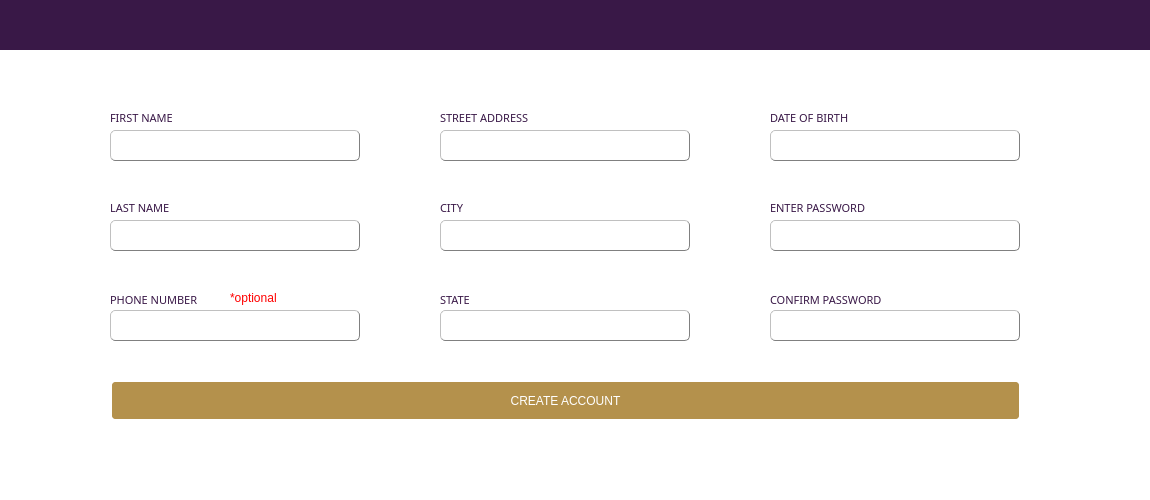
<?xml version="1.0" encoding="UTF-8"?>
<ui version="4.0">
 <class>Form</class>
 <widget class="QWidget" name="Form">
  <property name="geometry">
   <rect>
    <x>0</x>
    <y>0</y>
    <width>1150</width>
    <height>500</height>
   </rect>
  </property>
  <property name="minimumSize">
   <size>
    <width>1150</width>
    <height>500</height>
   </size>
  </property>
  <property name="maximumSize">
   <size>
    <width>1150</width>
    <height>500</height>
   </size>
  </property>
  <property name="windowTitle">
   <string>New Account</string>
  </property>
  <property name="styleSheet">
   <string notr="true">background-color: white</string>
  </property>
  <widget class="QLabel" name="label">
   <property name="geometry">
    <rect>
     <x>0</x>
     <y>0</y>
     <width>1150</width>
     <height>50</height>
    </rect>
   </property>
   <property name="styleSheet">
    <string notr="true">background-color: rgb(57, 24, 71)</string>
   </property>
   <property name="text">
    <string/>
   </property>
  </widget>
  <widget class="QLabel" name="label_5">
   <property name="geometry">
    <rect>
     <x>110</x>
     <y>290</y>
     <width>191</width>
     <height>20</height>
    </rect>
   </property>
   <property name="font">
    <font>
     <family>Montserrat SemiBold</family>
     <pointsize>8</pointsize>
     <weight>7</weight>
     <italic>false</italic>
     <bold>false</bold>
     <kerning>true</kerning>
    </font>
   </property>
   <property name="styleSheet">
    <string notr="true">color: rgb(57, 24, 71);
font: 63 8pt &quot;Montserrat SemiBold&quot;;
</string>
   </property>
   <property name="text">
    <string>PHONE NUMBER</string>
   </property>
  </widget>
  <widget class="QLineEdit" name="pw2">
   <property name="geometry">
    <rect>
     <x>770</x>
     <y>310</y>
     <width>250</width>
     <height>31</height>
    </rect>
   </property>
   <property name="styleSheet">
    <string notr="true">background-color: rgb(255, 255, 255);
border-style: outset;
border-color: grey;
border-width: 1px;
border-radius: 5px;</string>
   </property>
   <property name="text">
    <string/>
   </property>
  </widget>
  <widget class="QLabel" name="label_3">
   <property name="geometry">
    <rect>
     <x>110</x>
     <y>200</y>
     <width>191</width>
     <height>16</height>
    </rect>
   </property>
   <property name="font">
    <font>
     <family>Montserrat SemiBold</family>
     <pointsize>8</pointsize>
     <weight>7</weight>
     <italic>false</italic>
     <bold>false</bold>
     <kerning>true</kerning>
    </font>
   </property>
   <property name="styleSheet">
    <string notr="true">color: rgb(57, 24, 71);
font: 63 8pt &quot;Montserrat SemiBold&quot;;
</string>
   </property>
   <property name="text">
    <string>LAST NAME</string>
   </property>
  </widget>
  <widget class="QLabel" name="label_12">
   <property name="geometry">
    <rect>
     <x>770</x>
     <y>110</y>
     <width>191</width>
     <height>16</height>
    </rect>
   </property>
   <property name="font">
    <font>
     <family>Montserrat SemiBold</family>
     <pointsize>8</pointsize>
     <weight>7</weight>
     <italic>false</italic>
     <bold>false</bold>
     <kerning>true</kerning>
    </font>
   </property>
   <property name="styleSheet">
    <string notr="true">color: rgb(57, 24, 71);
font: 63 8pt &quot;Montserrat SemiBold&quot;;
</string>
   </property>
   <property name="text">
    <string>DATE OF BIRTH</string>
   </property>
  </widget>
  <widget class="QLineEdit" name="dob">
   <property name="geometry">
    <rect>
     <x>770</x>
     <y>130</y>
     <width>250</width>
     <height>31</height>
    </rect>
   </property>
   <property name="styleSheet">
    <string notr="true">background-color: rgb(255, 255, 255);
border-style: outset;
border-color: grey;
border-width: 1px;
border-radius: 5px;</string>
   </property>
  </widget>
  <widget class="QLineEdit" name="pw1">
   <property name="geometry">
    <rect>
     <x>770</x>
     <y>220</y>
     <width>250</width>
     <height>31</height>
    </rect>
   </property>
   <property name="styleSheet">
    <string notr="true">background-color: rgb(255, 255, 255);
border-style: outset;
border-color: grey;
border-width: 1px;
border-radius: 5px;</string>
   </property>
   <property name="text">
    <string/>
   </property>
  </widget>
  <widget class="QLabel" name="label_2">
   <property name="geometry">
    <rect>
     <x>110</x>
     <y>110</y>
     <width>191</width>
     <height>16</height>
    </rect>
   </property>
   <property name="font">
    <font>
     <family>Montserrat SemiBold</family>
     <pointsize>8</pointsize>
     <weight>7</weight>
     <italic>false</italic>
     <bold>false</bold>
     <kerning>true</kerning>
    </font>
   </property>
   <property name="styleSheet">
    <string notr="true">color: rgb(57, 24, 71);
font: 63 8pt &quot;Montserrat SemiBold&quot;;
</string>
   </property>
   <property name="text">
    <string>FIRST NAME</string>
   </property>
  </widget>
  <widget class="QLineEdit" name="phone">
   <property name="geometry">
    <rect>
     <x>110</x>
     <y>310</y>
     <width>250</width>
     <height>31</height>
    </rect>
   </property>
   <property name="styleSheet">
    <string notr="true">background-color: rgb(255, 255, 255);
border-style: outset;
border-color: grey;
border-width: 1px;
border-radius: 5px;</string>
   </property>
   <property name="inputMask">
    <string comment="9999999999"/>
   </property>
   <property name="text">
    <string/>
   </property>
  </widget>
  <widget class="QLabel" name="label_14">
   <property name="geometry">
    <rect>
     <x>230</x>
     <y>290</y>
     <width>55</width>
     <height>16</height>
    </rect>
   </property>
   <property name="styleSheet">
    <string notr="true">color: red;
font: 63 6pt &quot;Montserrat Italic&quot;;</string>
   </property>
   <property name="text">
    <string>*optional</string>
   </property>
  </widget>
  <widget class="QLineEdit" name="f_name">
   <property name="geometry">
    <rect>
     <x>110</x>
     <y>130</y>
     <width>250</width>
     <height>31</height>
    </rect>
   </property>
   <property name="styleSheet">
    <string notr="true">background-color: rgb(255, 255, 255);
border-style: outset;
border-color: grey;
border-width: 1px;
border-radius: 5px;</string>
   </property>
  </widget>
  <widget class="QLabel" name="label_4">
   <property name="geometry">
    <rect>
     <x>440</x>
     <y>110</y>
     <width>191</width>
     <height>16</height>
    </rect>
   </property>
   <property name="font">
    <font>
     <family>Montserrat SemiBold</family>
     <pointsize>8</pointsize>
     <weight>7</weight>
     <italic>false</italic>
     <bold>false</bold>
     <kerning>true</kerning>
    </font>
   </property>
   <property name="styleSheet">
    <string notr="true">color: rgb(57, 24, 71);
font: 63 8pt &quot;Montserrat SemiBold&quot;;
</string>
   </property>
   <property name="text">
    <string>STREET ADDRESS</string>
   </property>
  </widget>
  <widget class="QLabel" name="label_11">
   <property name="geometry">
    <rect>
     <x>770</x>
     <y>200</y>
     <width>191</width>
     <height>16</height>
    </rect>
   </property>
   <property name="font">
    <font>
     <family>Montserrat SemiBold</family>
     <pointsize>8</pointsize>
     <weight>7</weight>
     <italic>false</italic>
     <bold>false</bold>
     <kerning>true</kerning>
    </font>
   </property>
   <property name="styleSheet">
    <string notr="true">color: rgb(57, 24, 71);
font: 63 8pt &quot;Montserrat SemiBold&quot;;
</string>
   </property>
   <property name="text">
    <string>ENTER PASSWORD</string>
   </property>
  </widget>
  <widget class="QLabel" name="label_10">
   <property name="geometry">
    <rect>
     <x>440</x>
     <y>200</y>
     <width>191</width>
     <height>16</height>
    </rect>
   </property>
   <property name="font">
    <font>
     <family>Montserrat SemiBold</family>
     <pointsize>8</pointsize>
     <weight>7</weight>
     <italic>false</italic>
     <bold>false</bold>
     <kerning>true</kerning>
    </font>
   </property>
   <property name="styleSheet">
    <string notr="true">color: rgb(57, 24, 71);
font: 63 8pt &quot;Montserrat SemiBold&quot;;
</string>
   </property>
   <property name="text">
    <string>CITY</string>
   </property>
  </widget>
  <widget class="QLineEdit" name="state">
   <property name="geometry">
    <rect>
     <x>440</x>
     <y>310</y>
     <width>250</width>
     <height>31</height>
    </rect>
   </property>
   <property name="styleSheet">
    <string notr="true">background-color: rgb(255, 255, 255);
border-style: outset;
border-color: grey;
border-width: 1px;
border-radius: 5px;</string>
   </property>
   <property name="text">
    <string/>
   </property>
   <property name="maxLength">
    <number>2</number>
   </property>
  </widget>
  <widget class="QLabel" name="label_13">
   <property name="geometry">
    <rect>
     <x>770</x>
     <y>290</y>
     <width>191</width>
     <height>20</height>
    </rect>
   </property>
   <property name="font">
    <font>
     <family>Montserrat SemiBold</family>
     <pointsize>8</pointsize>
     <weight>7</weight>
     <italic>false</italic>
     <bold>false</bold>
     <kerning>true</kerning>
    </font>
   </property>
   <property name="styleSheet">
    <string notr="true">color: rgb(57, 24, 71);
font: 63 8pt &quot;Montserrat SemiBold&quot;;
</string>
   </property>
   <property name="text">
    <string>CONFIRM PASSWORD</string>
   </property>
  </widget>
  <widget class="QLineEdit" name="street">
   <property name="geometry">
    <rect>
     <x>440</x>
     <y>130</y>
     <width>250</width>
     <height>31</height>
    </rect>
   </property>
   <property name="styleSheet">
    <string notr="true">background-color: rgb(255, 255, 255);
border-style: outset;
border-color: grey;
border-width: 1px;
border-radius: 5px;</string>
   </property>
  </widget>
  <widget class="QLabel" name="label_9">
   <property name="geometry">
    <rect>
     <x>440</x>
     <y>290</y>
     <width>191</width>
     <height>20</height>
    </rect>
   </property>
   <property name="font">
    <font>
     <family>Montserrat SemiBold</family>
     <pointsize>8</pointsize>
     <weight>7</weight>
     <italic>false</italic>
     <bold>false</bold>
     <kerning>true</kerning>
    </font>
   </property>
   <property name="styleSheet">
    <string notr="true">color: rgb(57, 24, 71);
font: 63 8pt &quot;Montserrat SemiBold&quot;;
</string>
   </property>
   <property name="text">
    <string>STATE</string>
   </property>
  </widget>
  <widget class="QPushButton" name="login_b">
   <property name="geometry">
    <rect>
     <x>110</x>
     <y>380</y>
     <width>911</width>
     <height>41</height>
    </rect>
   </property>
   <property name="styleSheet">
    <string notr="true">background-color: rgb(180, 145, 76);
font: 12pt &quot;Montserrat SemiBold&quot;;
color: white;
border-style: outset;
border-width: 2px;
border-radius: 5px;</string>
   </property>
   <property name="text">
    <string>CREATE ACCOUNT</string>
   </property>
  </widget>
  <widget class="QLineEdit" name="city">
   <property name="geometry">
    <rect>
     <x>440</x>
     <y>220</y>
     <width>250</width>
     <height>31</height>
    </rect>
   </property>
   <property name="styleSheet">
    <string notr="true">background-color: rgb(255, 255, 255);
border-style: outset;
border-color: grey;
border-width: 1px;
border-radius: 5px;</string>
   </property>
   <property name="text">
    <string/>
   </property>
  </widget>
  <widget class="QLineEdit" name="l_name">
   <property name="geometry">
    <rect>
     <x>110</x>
     <y>220</y>
     <width>250</width>
     <height>31</height>
    </rect>
   </property>
   <property name="styleSheet">
    <string notr="true">background-color: rgb(255, 255, 255);
border-style: outset;
border-color: grey;
border-width: 1px;
border-radius: 5px;</string>
   </property>
   <property name="text">
    <string/>
   </property>
  </widget>
 </widget>
 <resources/>
 <connections/>
</ui>
